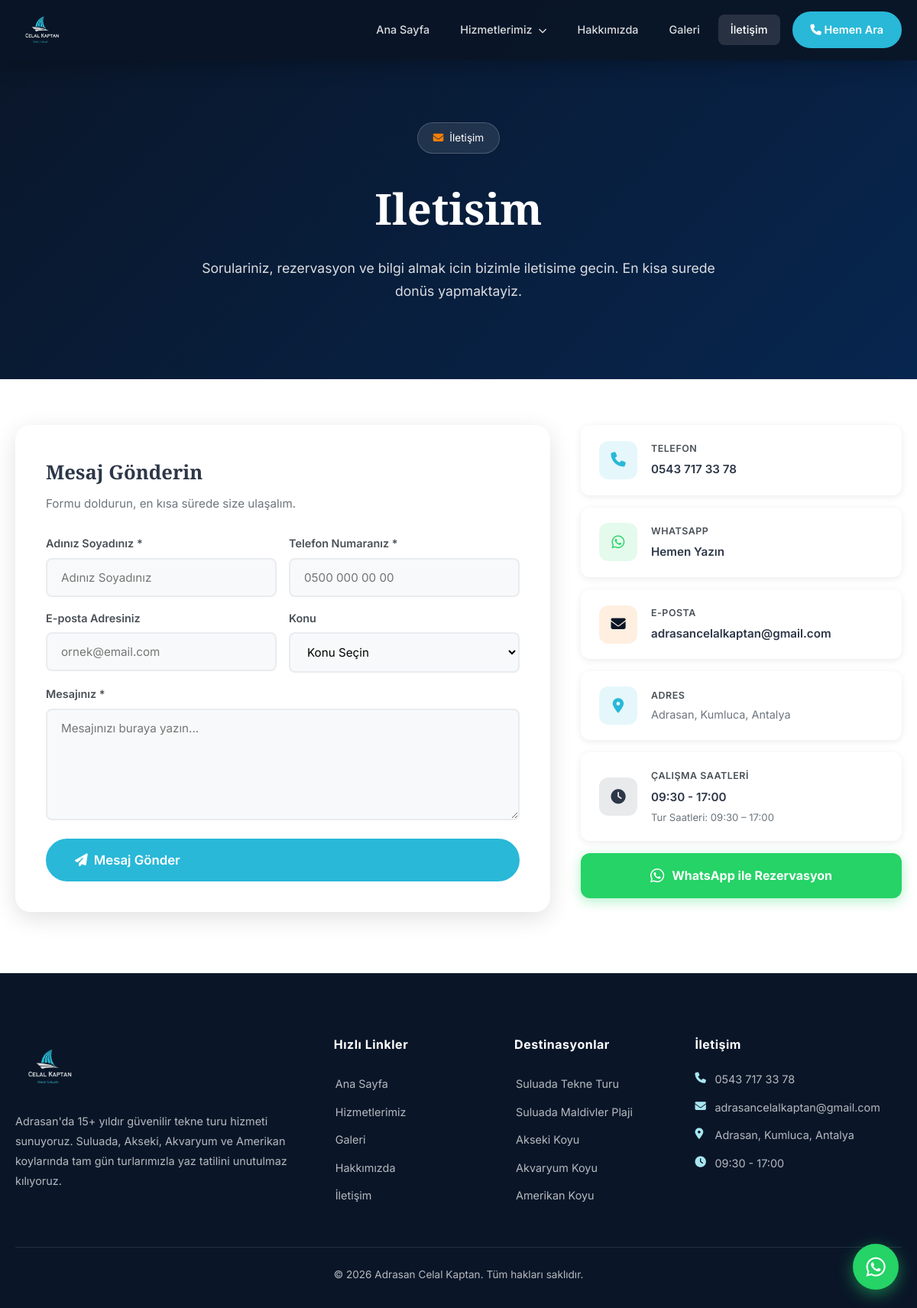
The page /iletisim.php on the database its author committed.
### tables this page shows
CREATE TABLE IF NOT EXISTS page_contents (
    id INT AUTO_INCREMENT PRIMARY KEY,
    section_key VARCHAR(100) NOT NULL UNIQUE,
    title VARCHAR(255),
    subtitle VARCHAR(255),
    content TEXT,
    image VARCHAR(255),
    sort_order INT DEFAULT 0,
    is_active TINYINT(1) DEFAULT 1,
    created_at TIMESTAMP DEFAULT CURRENT_TIMESTAMP
);

CREATE TABLE IF NOT EXISTS destinations (
    id INT AUTO_INCREMENT PRIMARY KEY,
    title VARCHAR(255) NOT NULL,
    slug VARCHAR(255) NOT NULL UNIQUE,
    subtitle VARCHAR(255),
    short_desc TEXT,
    full_desc TEXT,
    history_text TEXT,
    features TEXT,
    faq_json TEXT,
    image VARCHAR(255),
    gallery_images TEXT,
    meta_title VARCHAR(255),
    meta_description TEXT,
    meta_keywords TEXT,
    sort_order INT DEFAULT 0,
    is_active TINYINT(1) DEFAULT 1,
    created_at TIMESTAMP DEFAULT CURRENT_TIMESTAMP,
    updated_at TIMESTAMP DEFAULT CURRENT_TIMESTAMP ON UPDATE CURRENT_TIMESTAMP
);

### includes/config.php (called while the page is built, shortened)
<?php
function getDB() {
    static $pdo = null;
    if ($pdo === null) {
        try {
            $dsn = "mysql:host=" . DB_HOST . ";dbname=" . DB_NAME . ";charset=" . DB_CHARSET;
            $pdo = new PDO($dsn, DB_USER, DB_PASS, [
                PDO::ATTR_ERRMODE => PDO::ERRMODE_EXCEPTION,
                PDO::ATTR_DEFAULT_FETCH_MODE => PDO::FETCH_ASSOC,
                PDO::ATTR_EMULATE_PREPARES => false,
            ]);
        } catch (PDOException $e) {
            die("Veritabani baglanti hatasi: " . $e->getMessage());
        }
    }
    return $pdo;
}
function sanitize($data) {
    return htmlspecialchars(trim($data), ENT_QUOTES, 'UTF-8');
}
function getContent($section) {
    $db = getDB();
    $stmt = $db->prepare("SELECT * FROM page_contents WHERE section_key = ?");
    $stmt->execute([$section]);
    return $stmt->fetch();
}
function getSetting($key, $default = '') {
    $db = getDB();
    $stmt = $db->prepare("SELECT setting_value FROM site_settings WHERE setting_key = ?");
    $stmt->execute([$key]);
    $result = $stmt->fetch();
    return $result ? $result['setting_value'] : $default;
}
function getDestinations() {
    $db = getDB();
    return $db->query("SELECT * FROM destinations WHERE is_active = 1 ORDER BY sort_order ASC")->fetchAll();
}
function getSiteSettings() {
    return [
        'phone' => getSetting('phone', '0543 717 33 78'),
        'email' => getSetting('email', 'adrasancelalkaptan@gmail.com'),
        'address' => getSetting('address', 'Adrasan, Kumluca, Antalya'),
        'whatsapp' => getSetting('whatsapp', '905437173378'),
        'instagram' => getSetting('instagram', ''),
        'facebook' => getSetting('facebook', ''),
        'youtube' => getSetting('youtube', ''),
        'working_hours' => getSetting('working_hours', '09:30 - 17:00'),
        'google_analytics' => getSetting('google_analytics', ''),
        'google_maps' => getSetting('google_maps', ''),
    ];
}

### iletisim.php (the view, shortened to what this page needs)
<?php
require_once 'includes/config.php';
$contactHero = getContent('contact_hero');
include 'includes/header.php';
?>
<section class="page-hero" <?php if (!empty($contactHero['image'])): ?>style="background-image:url('<?= SITE_URL ?>/assets/uploads/<?= sanitize($contactHero['image']) ?>');background-size:cover;background-position:center;"<?php endif; ?>>
    <div class="page-hero-overlay"></div>
    <div class="container">
        <div class="page-hero-content">
            <div class="hero-badge"><i class="fas fa-envelope"></i> İletişim</div>
            <h1><?= sanitize($contactHero['title'] ?? 'Bize Ulaşın') ?></h1>
            <p><?= sanitize($contactHero['content'] ?? 'Rezervasyon ve bilgi için bize ulaşın, en kısa sürede dönüş yaparız.') ?></p>
        </div>
    </div>
</section>
<div class="contact-page">
    <div class="container">
        <div class="contact-main-grid">
            <div class="contact-form-box" data-aos="fade-right">
                <h2>Mesaj Gönderin</h2>
                <p>Formu doldurun, en kısa sürede size ulaşalım.</p>
                <form class="contact-form" id="contactForm" method="POST" action="<?= SITE_URL ?>/api/contact.php">
                    <div class="form-row">
                        <div class="form-group">
                            <label>Adınız Soyadınız *</label>
                            <input type="text" name="name" placeholder="Adınız Soyadınız" required>
                        </div>
                        <div class="form-group">
                            <label>Telefon Numaranız *</label>
                            <input type="tel" name="phone" placeholder="0500 000 00 00" required>
                        </div>
                    </div>
                    <div class="form-row">
                        <div class="form-group">
                            <label>E-posta Adresiniz</label>
                            <input type="email" name="email" placeholder="ornek@email.com">
                        </div>
                        <div class="form-group">
                            <label>Konu</label>
                            <select name="subject">
                                <option value="">Konu Seçin</option>
                            </select>
                        </div>
                    </div>
                    <div class="form-group">
                        <label>Mesajınız *</label>
                        <textarea name="message" rows="6" placeholder="Mesajınızı buraya yazın..." required></textarea>
                    </div>
                    <button type="submit" class="btn btn-primary btn-lg" style="width:100%;">
                        <i class="fas fa-paper-plane"></i> Mesaj Gönder
                    </button>
                </form>
            </div>
            <div class="contact-info-box" data-aos="fade-left">
                <div class="contact-info-card">
                    <div class="contact-info-icon phone"><i class="fas fa-phone"></i></div>
                    <div class="contact-info-text">
                        <span>Telefon</span>
                        <a href="tel:<?= sanitize($settings['phone']) ?>"><?= sanitize($settings['phone']) ?></a>
                    </div>
                </div>
                <div class="contact-info-card">
                    <div class="contact-info-icon wa"><i class="fab fa-whatsapp"></i></div>
                    <div class="contact-info-text">
                        <span>WhatsApp</span>
                        <a href="https://wa.me/<?= sanitize($settings['whatsapp']) ?>" target="_blank">Hemen Yazın</a>
                    </div>
                </div>
                <div class="contact-info-card">
                    <div class="contact-info-icon mail"><i class="fas fa-envelope"></i></div>
                    <div class="contact-info-text">
                        <span>E-posta</span>
                        <a href="mailto:<?= sanitize($settings['email']) ?>"><?= sanitize($settings['email']) ?></a>
                    </div>
                </div>
                <div class="contact-info-card">
                    <div class="contact-info-icon addr"><i class="fas fa-map-marker-alt"></i></div>
                    <div class="contact-info-text">
                        <span>Adres</span>
                        <p><?= sanitize($settings['address']) ?></p>
                    </div>
                </div>
                <div class="contact-info-card">
                    <div class="contact-info-icon clock"><i class="fas fa-clock"></i></div>
                    <div class="contact-info-text">
                        <span>Çalışma Saatleri</span>
                        <strong><?= sanitize($settings['working_hours']) ?></strong>
                        <p style="margin-top:2px;font-size:0.82rem;">Tur Saatleri: 09:30 – 17:00</p>
                    </div>
                </div>
                <a href="https://wa.me/<?= sanitize($settings['whatsapp']) ?>?text=Merhaba,%20tekne%20turu%20hakk%C4%B1nda%20bilgi%20almak%20istiyorum."
                   target="_blank" class="contact-wa-btn">
                    <i class="fab fa-whatsapp"></i> WhatsApp ile Rezervasyon
                </a>
            </div>
        </div>
    </div>
</div>
<?php include 'includes/footer.php'; ?>

### includes/footer.php (shortened to what this page needs)
    <footer class="footer">
        <div class="container">
            <div class="footer-grid">
                <div class="footer-brand">
                    <a href="<?= SITE_URL ?>/" class="logo">
                        <img src="<?= SITE_URL ?>/assets/images/logo.png" alt="Celal Kaptan Logo" class="logo-image">
                    </a>
                    <p>Adrasan'da 15+ yıldır güvenilir tekne turu hizmeti sunuyoruz. Suluada, Akseki, Akvaryum ve Amerikan koylarında tam gün turlarımızla yaz tatilini unutulmaz kılıyoruz.</p>
                </div>
                <div class="footer-links">
                    <h4>Hızlı Linkler</h4>
                    <a href="<?= SITE_URL ?>/">Ana Sayfa</a>
                    <a href="<?= SITE_URL ?>/hizmetlerimiz">Hizmetlerimiz</a>
                    <a href="<?= SITE_URL ?>/galeri">Galeri</a>
                    <a href="<?= SITE_URL ?>/hakkimizda">Hakkımızda</a>
                    <a href="<?= SITE_URL ?>/iletisim">İletişim</a>
                </div>
                <div class="footer-links">
                    <h4>Destinasyonlar</h4>
                    <?php
                    $footerDests = getDestinations();
                    foreach (array_slice($footerDests, 0, 5) as $fd):
                    ?>
                    <a href="<?= SITE_URL ?>/destinasyon/<?= sanitize($fd['slug']) ?>"><?= sanitize($fd['title']) ?></a>
                    <?php endforeach; ?>
                </div>
                <div class="footer-contact">
                    <h4>İletişim</h4>
                    <p><i class="fas fa-phone"></i> <a href="tel:<?= sanitize($settings['phone']) ?>"><?= sanitize($settings['phone']) ?></a></p>
                    <p><i class="fas fa-envelope"></i> <a href="mailto:<?= sanitize($settings['email']) ?>"><?= sanitize($settings['email']) ?></a></p>
                    <p><i class="fas fa-map-marker-alt"></i> <?= sanitize($settings['address']) ?></p>
                    <p><i class="fas fa-clock"></i> <?= sanitize($settings['working_hours']) ?></p>
                </div>
            </div>
            <div class="footer-bottom">
                <p>&copy; <?= date('Y') ?> Adrasan Celal Kaptan. Tüm hakları saklıdır.</p>
            </div>
        </div>
    </footer>
    <a href="https://wa.me/<?= sanitize($settings['whatsapp']) ?>" target="_blank" class="whatsapp-float" title="WhatsApp ile ulaşın">
        <i class="fab fa-whatsapp"></i>
    </a>
</body>
</html>

### iletisim.php (style rules this page uses)
.contact-page { padding: 60px 0 80px; }
.contact-main-grid { display: grid; grid-template-columns: 1fr 420px; gap: 40px; align-items: start; }
.contact-form-box { background: var(--white); border-radius: var(--radius-lg); box-shadow: var(--shadow-md); padding: 40px; }
.contact-form-box h2 { font-family: var(--font-heading); font-size: 1.6rem; color: var(--dark); margin-bottom: 6px; }
.contact-form-box > p { color: var(--gray-500); margin-bottom: 28px; font-size: 0.95rem; }
.contact-info-box { display: flex; flex-direction: column; gap: 16px; }
.contact-info-card { background: var(--white); border-radius: var(--radius-md); box-shadow: var(--shadow-sm); padding: 20px 24px; display: flex; align-items: center; gap: 18px; transition: var(--transition); }
.contact-info-icon { width: 50px; height: 50px; border-radius: 12px; display: flex; align-items: center; justify-content: center; font-size: 1.2rem; flex-shrink: 0; }
.contact-info-icon.phone { background: rgba(41,184,216,0.12); color: var(--primary); }
.contact-info-icon.wa { background: rgba(37,211,102,0.12); color: #25d366; }
.contact-info-icon.mail { background: rgba(247,127,0,0.12); color: var(--accent); }
.contact-info-icon.addr { background: rgba(41,184,216,0.12); color: var(--primary); }
.contact-info-icon.clock { background: rgba(45,55,72,0.10); color: var(--dark); }
.contact-info-text { flex: 1; }
.contact-info-text span { display: block; font-size: 0.78rem; text-transform: uppercase; letter-spacing: 0.5px; color: var(--gray-400); margin-bottom: 3px; font-weight: 600; }
.contact-info-text a, .contact-info-text strong { font-size: 0.95rem; color: var(--dark); font-weight: 600; }
.contact-info-text p { font-size: 0.9rem; color: var(--gray-500); margin: 0; }
.contact-wa-btn { display: flex; align-items: center; justify-content: center; gap: 10px; background: #25d366; color: var(--white) !important; padding: 16px 24px; border-radius: var(--radius-md); font-weight: 700; font-size: 1rem; transition: var(--transition); text-decoration: none; box-shadow: 0 4px 16px rgba(37,211,102,0.35); }
.contact-wa-btn i { font-size: 1.3rem; }

### rows shown on the page
page_contents: title "Iletisim", content "Sorulariniz, rezervasyon ve bilgi almak icin bizimle iletisime gecin. En kisa surede donüs yapmaktayiz."
destinations: title "Suluada Tekne Turu"
destinations: title "Suluada Maldivler Plaji"
destinations: title "Akseki Koyu"
destinations: title "Akvaryum Koyu"
destinations: title "Amerikan Koyu"

### other values the page prints
$settings['phone'] "0543 717 33 78"
$settings['email'] "adrasancelalkaptan@gmail.com"
$settings['address'] "Adrasan, Kumluca, Antalya"
$settings['working_hours'] "09:30 - 17:00"
